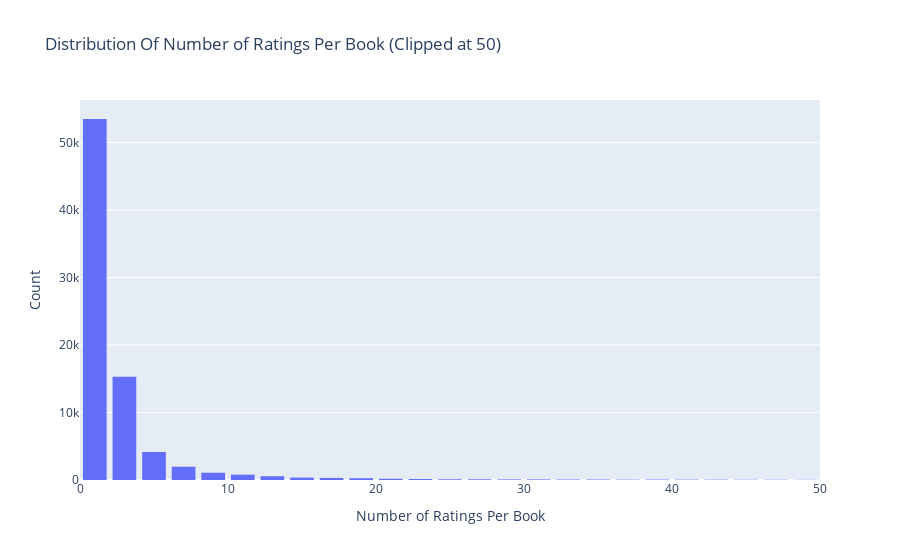

The notebook cell this image was saved under:
### Code cell
# Number of ratings per book
data = ratings.groupby('title')['rating'].count().clip(upper=50)

# Create trace
trace = go.Histogram(x = data.values,
                     name = 'Ratings',
                     xbins = dict(start = 0,
                                  end = 50,
                                  size = 2))
# Create layout
layout = go.Layout(title = 'Distribution Of Number of Ratings Per Book (Clipped at 50)',
                   xaxis = dict(title = 'Number of Ratings Per Book'),
                   yaxis = dict(title = 'Count'),
                   bargap = 0.2)

# Create plot
fig = go.Figure(data=[trace], layout=layout)
iplot(fig)

### Figure 1 — Plotly figure (JSON) as saved in the notebook; plotly's stock layout.template omitted (floating-point values rounded to 4 significant figures; data arrays with more than 128 entries replaced by an {"elided": "..."} marker saying what was removed)
{"data": [{"name": "Ratings", "type": "histogram", "x": {"elided": "80172 int values"}, "xbins": {"end": 50, "size": 2, "start": 0}}], "layout": {"bargap": 0.2, "title": {"text": "Distribution Of Number of Ratings Per Book (Clipped at 50)"}, "xaxis": {"title": {"text": "Number of Ratings Per Book"}}, "yaxis": {"title": {"text": "Count"}}}}
